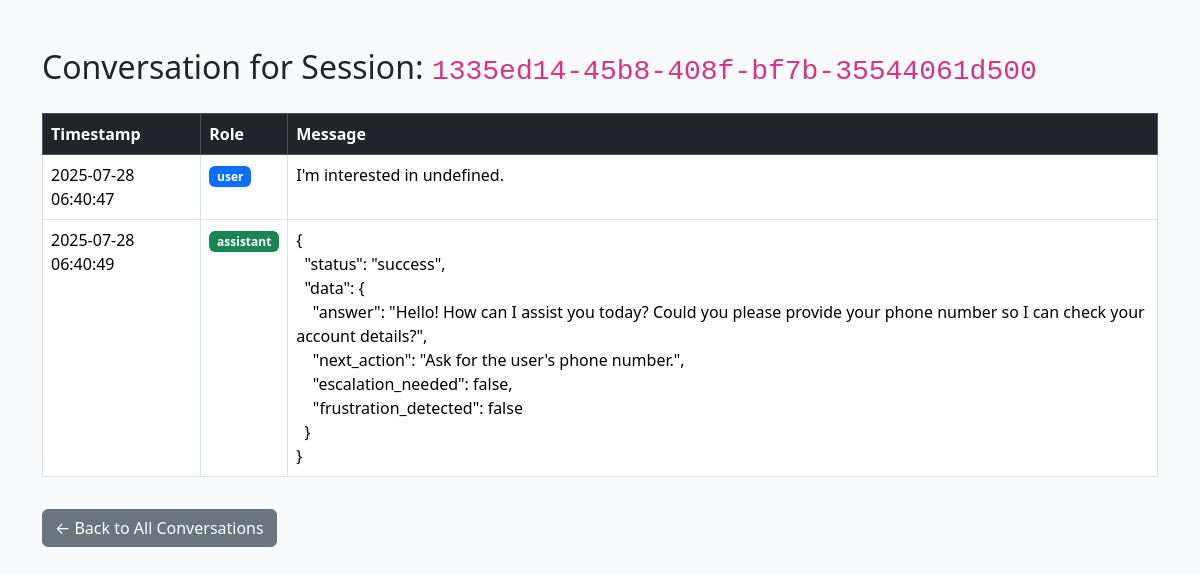
Screenshot of /admin/conversations/1335ed14-45b8-408f-bf7b-35544061d500 (signed in) with the database file from the repository.
### tables this page shows
CREATE TABLE history (
            id INTEGER PRIMARY KEY AUTOINCREMENT,
            session_id TEXT NOT NULL,
            role TEXT NOT NULL,
            content TEXT NOT NULL,
            tool_name TEXT,
            tool_args TEXT,
            tool_response TEXT,
            timestamp TIMESTAMP DEFAULT CURRENT_TIMESTAMP,
            message_index INTEGER,
            FOREIGN KEY (session_id) REFERENCES session(session_id)
        );

### app.py (the view)
@app.get("/admin/conversations/{session_id}")
async def view_conversation(request: Request, session_id: str):
    if not request.session.get("admin_logged_in"):
        return RedirectResponse(url="/admin", status_code=303)
    conn = sqlite3.connect("chat_history.db")
    conn.row_factory = sqlite3.Row
    c = conn.cursor()
    c.execute("""
        SELECT role, content, timestamp FROM history
        WHERE session_id = ?
        ORDER BY timestamp ASC
    """, (session_id,))
    messages = c.fetchall()
    conn.close()
    return templates.TemplateResponse("admin_view_conversation.html", {
        "request": request,
        "session_id": session_id,
        "messages": messages
    })

### templates/admin_view_conversation.html (shortened to what this page needs)
<!DOCTYPE html>
<html lang="en">
<head>
    <link href="https://cdn.jsdelivr.net/npm/bootstrap@5.3.3/dist/css/bootstrap.min.css" rel="stylesheet">
</head>
<body class="bg-light">
    <div class="container py-5">
        <h2 class="mb-4">Conversation for Session: <code>{{ session_id }}</code></h2>
        <table class="table table-bordered table-hover bg-white">
            <thead class="table-dark">
                <tr>
                    <th scope="col">Timestamp</th>
                    <th scope="col">Role</th>
                    <th scope="col">Message</th>
                </tr>
            </thead>
            <tbody>
                {% for msg in messages %}
                <tr>
                    <td>{{ msg.timestamp }}</td>
                    <td><span class="badge {% if msg.role == 'user' %}bg-primary{% elif msg.role == 'assistant' %}bg-success{% else %}bg-secondary{% endif %}">{{ msg.role }}</span></td>
                    <td style="white-space: pre-wrap;">{{ msg.content }}</td>
                </tr>
                {% endfor %}
            </tbody>
        </table>
        <a href="/admin/conversations" class="btn btn-secondary mt-3">← Back to All Conversations</a>
    </div>
</body>
</html>

### rows the page displays
history: timestamp "2025-07-28 06:40:47", role "user", content "I'm interested in undefined."
history: timestamp "2025-07-28 06:40:49", role "assistant", content "{ \"status\": \"success\", \"data\": { \"answer\": \"Hello! How can I assist you today? Could you please provide your phone number so I can check your account details?\", \"next_action\": \"Ask for the user's phone number.\", \"escalation_needed\": false, \"frustration_detected\": false } }"

### other values shown
{{ session_id }} "1335ed14-45b8-408f-bf7b-35544061d500"
